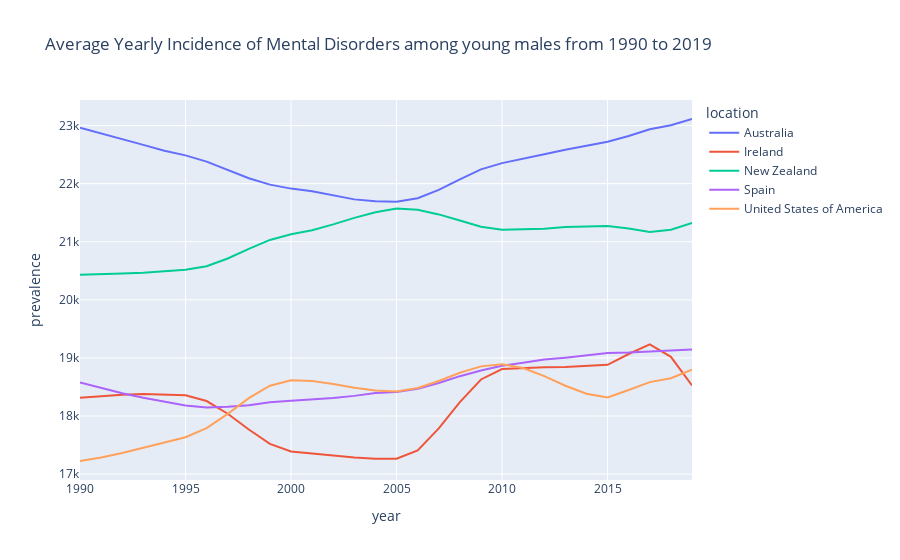

This figure's notebook cell:
### Code cell
# line graph of Top 5 OECD countries / male mental health

result = maleyouthoecd[maleyouthoecd['location'].isin(['United States of America','Australia', 'New Zealand', 'Spain', 'Ireland'])]

fig = px.line(result,
                 x="year",
                 y="prevalence",
                 color="location",
                 #height= 1000,
                 labels={"val": "average yearly incidence"},
                 title="Average Yearly Incidence of Mental Disorders among young males from 1990 to 2019")

#fig.update_layout(yaxis_range=[8000,14000])

fig.show()

result.to_excel('./top5prevmal.xlsx')

### Figure 1 — Plotly figure (JSON) as saved in the notebook; plotly's stock layout.template omitted (floating-point values rounded to 4 significant figures)
{"data": [{"hovertemplate": "location=Australia<br>year=%{x}<br>prevalence=%{y}<extra></extra>", "legendgroup": "Australia", "line": {"color": "#636efa", "dash": "solid"}, "marker": {"symbol": "circle"}, "mode": "lines", "name": "Australia", "orientation": "v", "showlegend": true, "type": "scatter", "x": [1990, 1991, 1992, 1993, 1994, 1995, 1996, 1997, 1998, 1999, 2000, 2001, 2002, 2003, 2004, 2005, 2006, 2007, 2008, 2009, 2010, 2011, 2012, 2013, 2014, 2015, 2016, 2017, 2018, 2019], "xaxis": "x", "y": [22960.0, 22870.0, 22770.0, 22670.0, 22570.0, 22490.0, 22380.0, 22240.0, 22090.0, 21980.0, 21910.0, 21870.0, 21800.0, 21730.0, 21700.0, 21690.0, 21750.0, 21890.0, 22070.0, 22250.0, 22350.0, 22430.0, 22510.0, 22580.0, 22650.0, 22720.0, 22820.0, 22940.0, 23010.0, 23110.0], "yaxis": "y"}, {"hovertemplate": "location=Ireland<br>year=%{x}<br>prevalence=%{y}<extra></extra>", "legendgroup": "Ireland", "line": {"color": "#EF553B", "dash": "solid"}, "marker": {"symbol": "circle"}, "mode": "lines", "name": "Ireland", "orientation": "v", "showlegend": true, "type": "scatter", "x": [1990, 1991, 1992, 1993, 1994, 1995, 1996, 1997, 1998, 1999, 2000, 2001, 2002, 2003, 2004, 2005, 2006, 2007, 2008, 2009, 2010, 2011, 2012, 2013, 2014, 2015, 2016, 2017, 2018, 2019], "xaxis": "x", "y": [18310.0, 18350.0, 18370.0, 18380.0, 18370.0, 18360.0, 18260.0, 18040.0, 17770.0, 17520.0, 17390.0, 17350.0, 17320.0, 17290.0, 17270.0, 17260.0, 17410.0, 17790.0, 18240.0, 18630.0, 18810.0, 18830.0, 18840.0, 18840.0, 18860.0, 18880.0, 19070.0, 19230.0, 19020.0, 18530.0], "yaxis": "y"}, {"hovertemplate": "location=New Zealand<br>year=%{x}<br>prevalence=%{y}<extra></extra>", "legendgroup": "New Zealand", "line": {"color": "#00cc96", "dash": "solid"}, "marker": {"symbol": "circle"}, "mode": "lines", "name": "New Zealand", "orientation": "v", "showlegend": true, "type": "scatter", "x": [1990, 1991, 1992, 1993, 1994, 1995, 1996, 1997, 1998, 1999, 2000, 2001, 2002, 2003, 2004, 2005, 2006, 2007, 2008, 2009, 2010, 2011, 2012, 2013, 2014, 2015, 2016, 2017, 2018, 2019], "xaxis": "x", "y": [20430.0, 20440.0, 20450.0, 20470.0, 20490.0, 20520.0, 20580.0, 20710.0, 20880.0, 21030.0, 21130.0, 21200.0, 21300.0, 21410.0, 21510.0, 21570.0, 21550.0, 21470.0, 21360.0, 21260.0, 21210.0, 21210.0, 21220.0, 21260.0, 21270.0, 21270.0, 21230.0, 21170.0, 21210.0, 21320.0], "yaxis": "y"}, {"hovertemplate": "location=Spain<br>year=%{x}<br>prevalence=%{y}<extra></extra>", "legendgroup": "Spain", "line": {"color": "#ab63fa", "dash": "solid"}, "marker": {"symbol": "circle"}, "mode": "lines", "name": "Spain", "orientation": "v", "showlegend": true, "type": "scatter", "x": [1990, 1991, 1992, 1993, 1994, 1995, 1996, 1997, 1998, 1999, 2000, 2001, 2002, 2003, 2004, 2005, 2006, 2007, 2008, 2009, 2010, 2011, 2012, 2013, 2014, 2015, 2016, 2017, 2018, 2019], "xaxis": "x", "y": [18580.0, 18480.0, 18390.0, 18320.0, 18240.0, 18180.0, 18150.0, 18160.0, 18190.0, 18240.0, 18260.0, 18280.0, 18310.0, 18350.0, 18400.0, 18410.0, 18470.0, 18570.0, 18690.0, 18780.0, 18860.0, 18920.0, 18970.0, 19000.0, 19050.0, 19080.0, 19090.0, 19110.0, 19130.0, 19150.0], "yaxis": "y"}, {"hovertemplate": "location=United States of America<br>year=%{x}<br>prevalence=%{y}<extra></extra>", "legendgroup": "United States of America", "line": {"color": "#FFA15A", "dash": "solid"}, "marker": {"symbol": "circle"}, "mode": "lines", "name": "United States of America", "orientation": "v", "showlegend": true, "type": "scatter", "x": [1990, 1991, 1992, 1993, 1994, 1995, 1996, 1997, 1998, 1999, 2000, 2001, 2002, 2003, 2004, 2005, 2006, 2007, 2008, 2009, 2010, 2011, 2012, 2013, 2014, 2015, 2016, 2017, 2018, 2019], "xaxis": "x", "y": [17230.0, 17290.0, 17360.0, 17450.0, 17540.0, 17630.0, 17790.0, 18040.0, 18310.0, 18520.0, 18610.0, 18600.0, 18550.0, 18490.0, 18440.0, 18420.0, 18480.0, 18600.0, 18740.0, 18850.0, 18890.0, 18830.0, 18690.0, 18520.0, 18380.0, 18320.0, 18450.0, 18580.0, 18650.0, 18800.0], "yaxis": "y"}], "layout": {"legend": {"title": {"text": "location"}, "tracegroupgap": 0}, "title": {"text": "Average Yearly Incidence of Mental Disorders among young males from 1990 to 2019"}, "xaxis": {"anchor": "y", "domain": [0, 1], "title": {"text": "year"}}, "yaxis": {"anchor": "x", "domain": [0, 1], "title": {"text": "prevalence"}}}}
